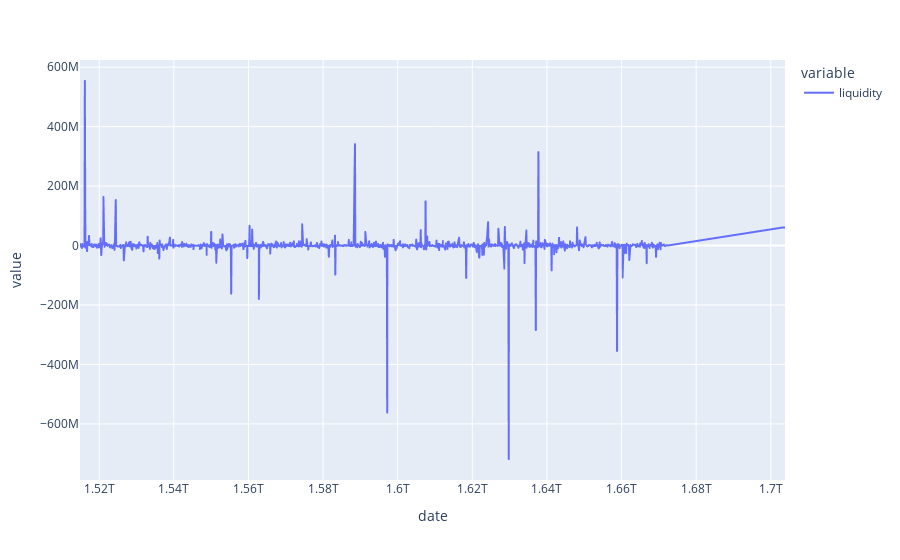

The notebook cell saved with this chart:
### Code cell
nooutliers.plot(x='date', y=['liquidity'], kind='line')

### Figure 1 — Plotly figure (JSON) as saved in the notebook; plotly's stock layout.template omitted (floating-point values rounded to 4 significant figures; data arrays with more than 128 entries replaced by an {"elided": "..."} marker saying what was removed)
{"data": [{"hovertemplate": "variable=liquidity<br>date=%{x}<br>value=%{y}<extra></extra>", "legendgroup": "liquidity", "line": {"color": "#636efa", "dash": "solid"}, "marker": {"symbol": "circle"}, "mode": "lines", "name": "liquidity", "showlegend": true, "type": "scattergl", "x": {"elided": "1215 int values"}, "xaxis": "x", "y": {"elided": "1215 float values"}, "yaxis": "y"}], "layout": {"legend": {"title": {"text": "variable"}, "tracegroupgap": 0}, "margin": {"t": 60}, "xaxis": {"anchor": "y", "domain": [0, 1], "title": {"text": "date"}}, "yaxis": {"anchor": "x", "domain": [0, 1], "title": {"text": "value"}}}}
